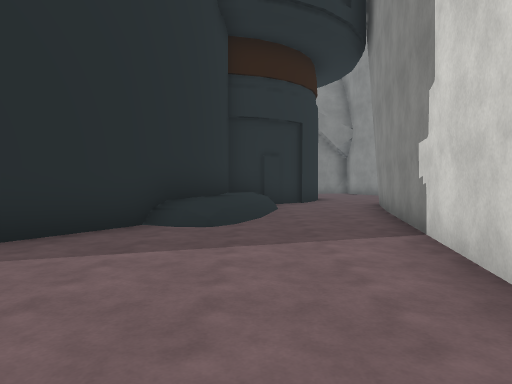
view 1 (above)

18 first-person views from a walk through a Unity game level. The camera is 1.4 m above the floor, tilts 2° down and sees 70° across. The floor is counted in squares, 2 m on a side. Each view is taken from the middle of a square. On the plan, view 1 faces up. The plan holds only what a view shows up to about 11 squares ahead; the rest is blank. The place goes on beyond the plan. The player is left out. Some surface patterns are stand-ins.

view 2
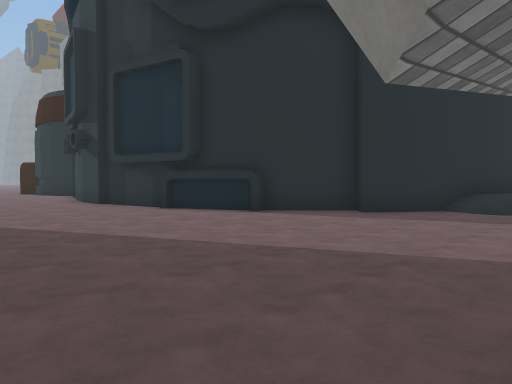

view 3
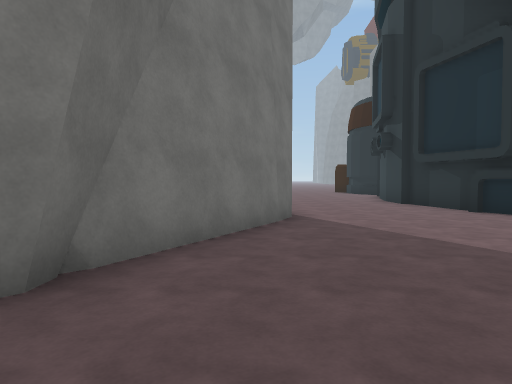

view 4
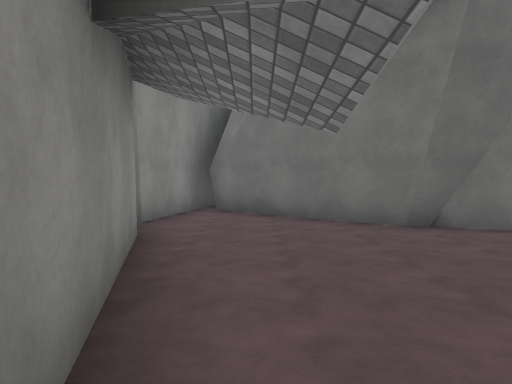

view 5
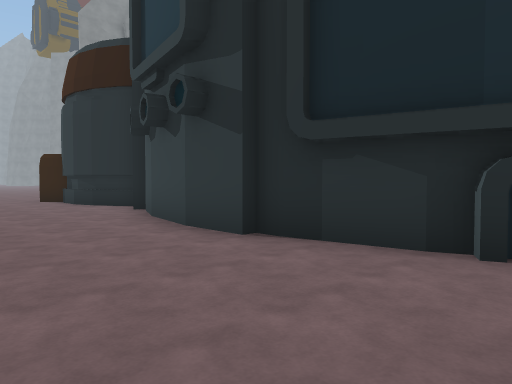

view 6
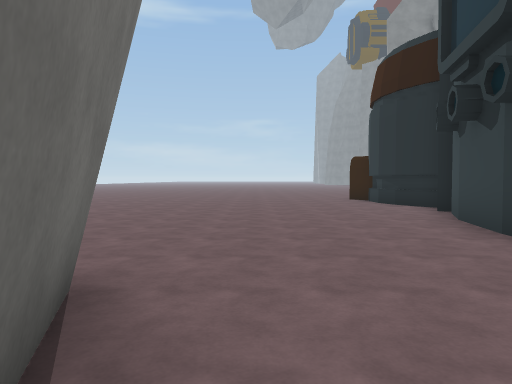

view 7
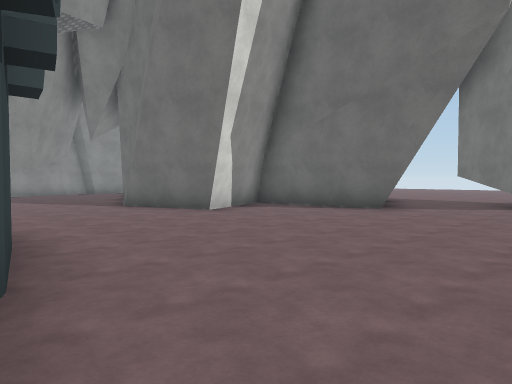

view 8
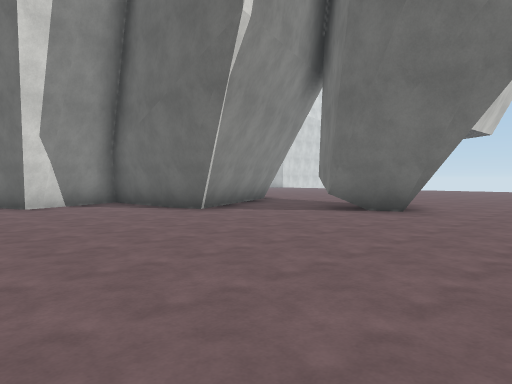

view 9
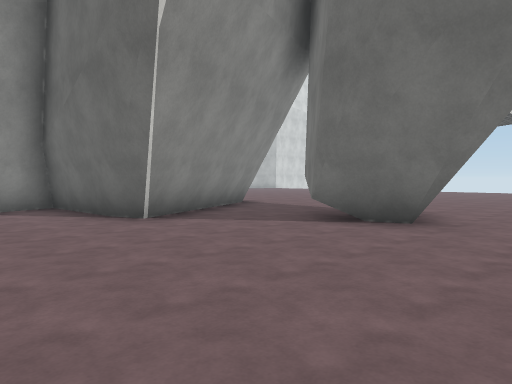

view 10
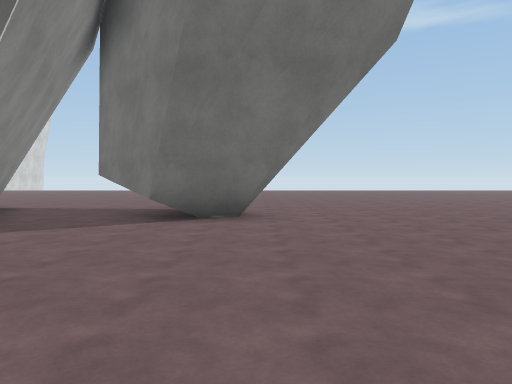

view 11
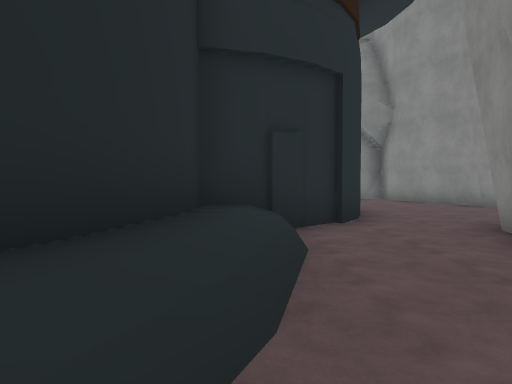

view 12
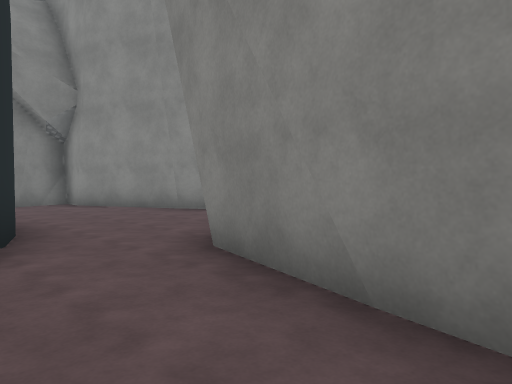

view 13
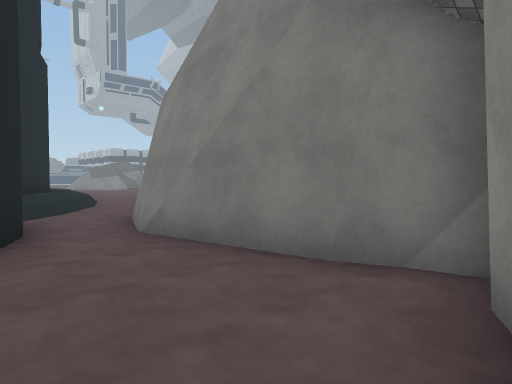

view 14
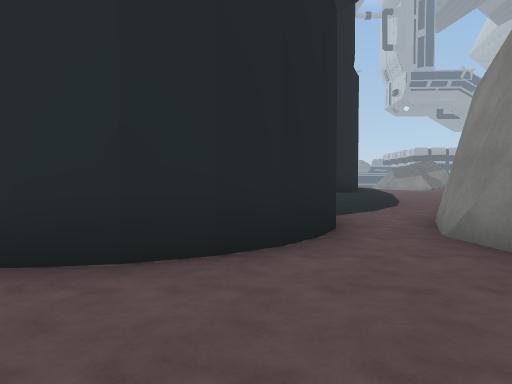

view 15
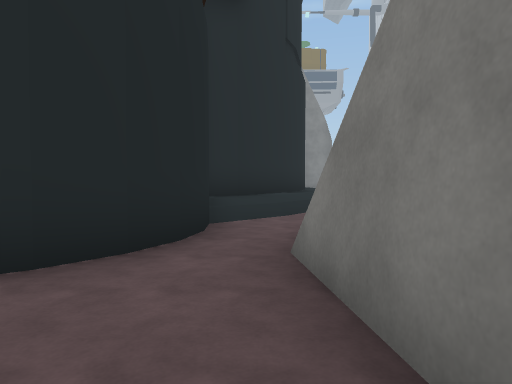

view 16
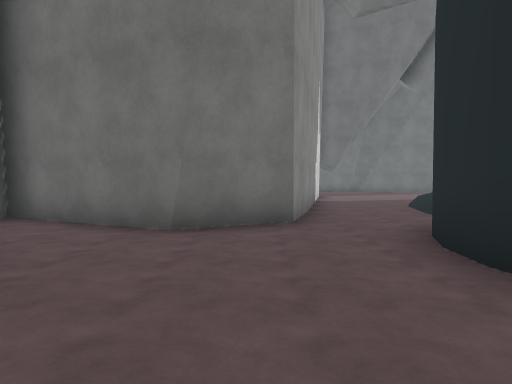

view 17
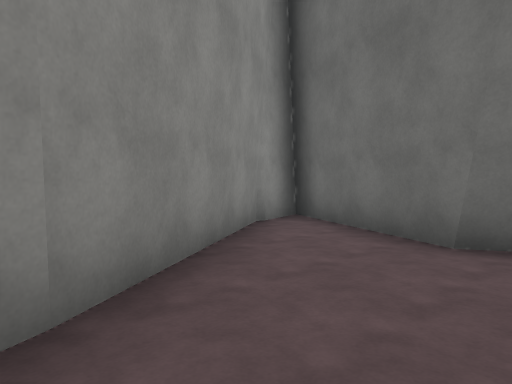

view 18
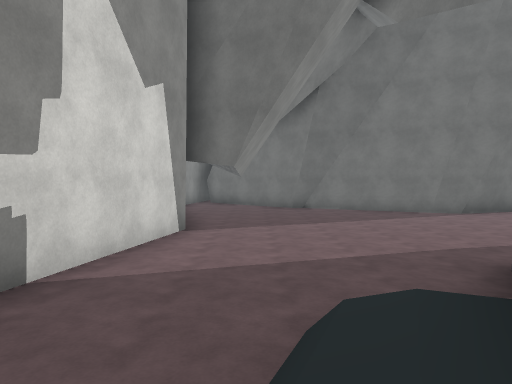

### Floor plan
Points are (right, up) in squares from view 1. A wall is a line through its corners. A room is listed if a view was taken in it or the views show most of it. See-through windows are left out.
Room 1 (views 1, 2, 3, 4, 5, 6, 7, 8, 9, 10, 11, 12, 13, 14, 15, 16, 17, 18)
walls: (-7.2, 1.7) (-9, 1.4); (-4.8, 2.6) (-7.4, 1.6); (-4.3, 3.2) (-4.7, 3) (-4.5, 2.6) (-7, 1.5); (-8.9, 1.4) (-9.4, 1.4); (-9.3, 1.1) (-10.7, 1.2); (-5.4, -2.6) (-1.7, -4.4); (-10.6, 1.1) (-12.3, 1.5) (-13.6, 2.1); (-8.4, -3.7) (-8.5, -3.1) (-6.1, -2.3) (-5.1, -2.7); (-1.8, 5.5) (-2.8, 4) (-3.2, 4.3) (-4.4, 3.1); (-2.1, -4.3) (-1.4, -4.3) (2.1, -7.3); (1.4, 0.9) (3.3, 10.2) (5, 11.1) (7.6, 9.8); (-1.1, 7.1) (-1.8, 5.4); (-11, -5.8) (-7.5, -5.7) (-8.4, -3.5); (-11.3, -6) (-10.4, -5.7); (-15, 2.6) (-15.4, 2.3); (-15.3, 2.3) (-16.1, 1.9); (-0.7, 8.8) (-1.1, 7); (2.4, -3.4) (1.5, 0.3); (-16, 1.9) (-16.9, 1.7); (-16.8, 1.5) (-17.7, 1.5); (-16.8, 1.7) (-17.7, 1.7); (-10, -9.1) (-11.5, -6); (0.1, 10) (-0.7, 9.7) (-0.7, 8.6); (0.8, 10.3) (0.1, 9.9); (-13.3, -8) (-11.4, -10.3); (-13.8, -8.1) (-13.5, -8) (-13.3, -8.1); (1.4, 11) (0.7, 10.4); (2.1, -9.1) (2.9, -4.8); (1.9, 11.6) (1.3, 10.7); (-15.3, -8.7) (-14.9, -8.4); (-15.5, -8.7) (-15.3, -8.5) (-13.4, -8); (2.1, 12.4) (1.8, 11.4); (2.1, 13.1) (2.1, 12.1); (2, 13.9) (2.1, 13); (-1.8, 16.3) (-0.9, 16.3); (1.2, 15.3) (1.7, 14.6) (2, 13.8); (-1, 16.3) (-0.1, 16.1); (0.5, 15.8) (1.3, 15.2); (-0.2, 16.2) (0.6, 15.8); (7.4, 12) (5.8, 14.6); (0.3, 17.5) (-1.1, 18.1); (5.9, 14.4) (4.5, 17.2) (4.5, 18.1) (3.8, 17.9); (1.4, 17.4) (-0.2, 17.7); (3.4, 17.7) (0.7, 17.4); (4.5, 18.2) (3.2, 17.7)
low walls: (-9.8, -9) (-11.2, -6.2) (-10.2, -5.9); (-15, -8.6) (-13.2, -8.2)
ways out: opening at (-17, -10); opening at (-11, -10); opening at (-2, 17)

Positions as (right, up) in squares from view 1, and headings:
1: (0, 0), facing up
2: (1, -3), facing up-left
3: (1, -3), facing left
4: (1, 1), facing down
5: (-6, -2), facing up-left
6: (-6, -2), facing left
7: (-15, 2), facing down-right
8: (-18, -1), facing down-right
9: (-17, -3), facing down-right
10: (-15, -2), facing down
11: (0, 5), facing up
12: (1, 7), facing up-right
13: (5, 15), facing up-left
14: (5, 15), facing left
15: (4, 17), facing left
16: (4, 16), facing down
17: (4, 15), facing down-right
18: (0, 8), facing down
